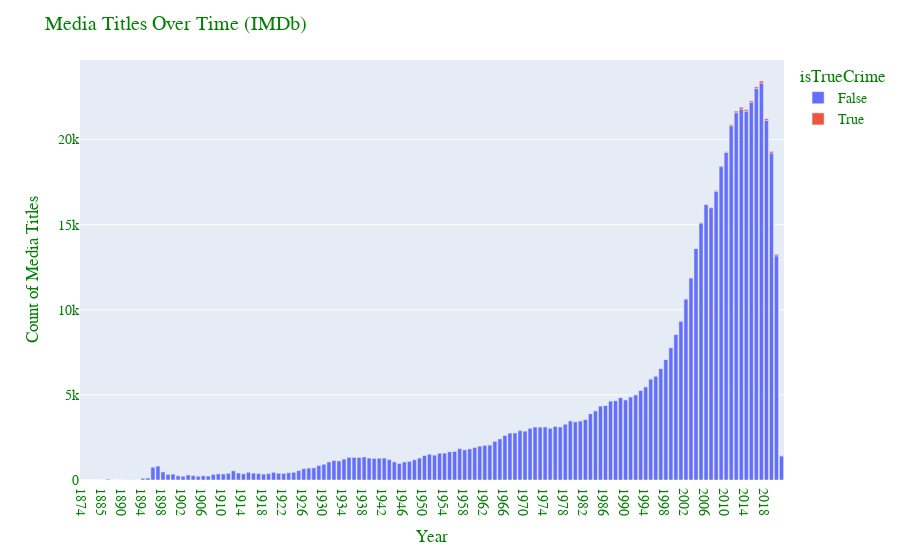

Write notebook code for a chart like this one.
### Markdown cell above
### __Could this just be the result of media content increasing overall?__

Create a time series stacked bar chart from the media_titles dataframe, with the x axis being years and the y being the count of titles.  Part of the stack should be all media titles, and the remaining is specific to true crime.

 _Assumptions:_
  * IMDB is _comprehensive_, meaning it has all the titles we need to truly get a count of titles, both overall and for True Crime media.  We have already cleaned the data and dropped many titles, so we can only use this data to approximately _compare the years_ to each other.

### Code cell
media_titles_count = media_titles.groupby(['startYear', 'isTrueCrime'])['tconst'].count().reset_index()
fig = px.bar(media_titles_count, x="startYear", y="tconst", color='isTrueCrime')


fig.update_layout(
    title="Media Titles Over Time (IMDb)",
    xaxis_title="Year",
    yaxis_title="Count of Media Titles",
    font=dict(
        family="Times New Roman",
        size=14,
        color="Green"
    )
)

### Figure 1 — Plotly figure (JSON) as saved in the notebook; plotly's stock layout.template omitted (floating-point values rounded to 4 significant figures; data arrays with more than 128 entries replaced by an {"elided": "..."} marker saying what was removed)
{"data": [{"alignmentgroup": "True", "hovertemplate": "isTrueCrime=False<br>startYear=%{x}<br>tconst=%{y}<extra></extra>", "legendgroup": "False", "marker": {"color": "#636efa"}, "name": "False", "offsetgroup": "False", "orientation": "v", "showlegend": true, "textposition": "auto", "type": "bar", "x": {"elided": "140 str values"}, "xaxis": "x", "y": {"elided": "140 int values"}, "yaxis": "y"}, {"alignmentgroup": "True", "hovertemplate": "isTrueCrime=True<br>startYear=%{x}<br>tconst=%{y}<extra></extra>", "legendgroup": "True", "marker": {"color": "#EF553B"}, "name": "True", "offsetgroup": "True", "orientation": "v", "showlegend": true, "textposition": "auto", "type": "bar", "x": ["1925", "1934", "1936", "1937", "1951", "1955", "1963", "1970", "1971", "1973", "1974", "1977", "1978", "1980", "1981", "1983", "1984", "1986", "1987", "1988", "1989", "1990", "1991", "1992", "1993", "1994", "1995", "1996", "1997", "1998", "1999", "2000", "2001", "2002", "2003", "2004", "2005", "2006", "2007", "2008", "2009", "2010", "2011", "2012", "2013", "2014", "2015", "2016", "2017", "2018", "2019", "2020", "2021"], "xaxis": "x", "y": [1, 1, 5, 1, 1, 1, 2, 1, 1, 1, 2, 1, 2, 2, 2, 1, 5, 1, 6, 7, 4, 2, 5, 11, 6, 8, 6, 9, 6, 12, 13, 21, 23, 15, 22, 20, 16, 31, 26, 45, 40, 45, 66, 93, 106, 95, 87, 94, 114, 99, 92, 91, 16], "yaxis": "y"}], "layout": {"barmode": "relative", "font": {"color": "Green", "family": "Times New Roman", "size": 14}, "legend": {"title": {"text": "isTrueCrime"}, "tracegroupgap": 0}, "margin": {"t": 60}, "title": {"text": "Media Titles Over Time (IMDb)"}, "xaxis": {"anchor": "y", "domain": [0, 1], "title": {"text": "Year"}}, "yaxis": {"anchor": "x", "domain": [0, 1], "title": {"text": "Count of Media Titles"}}}}
